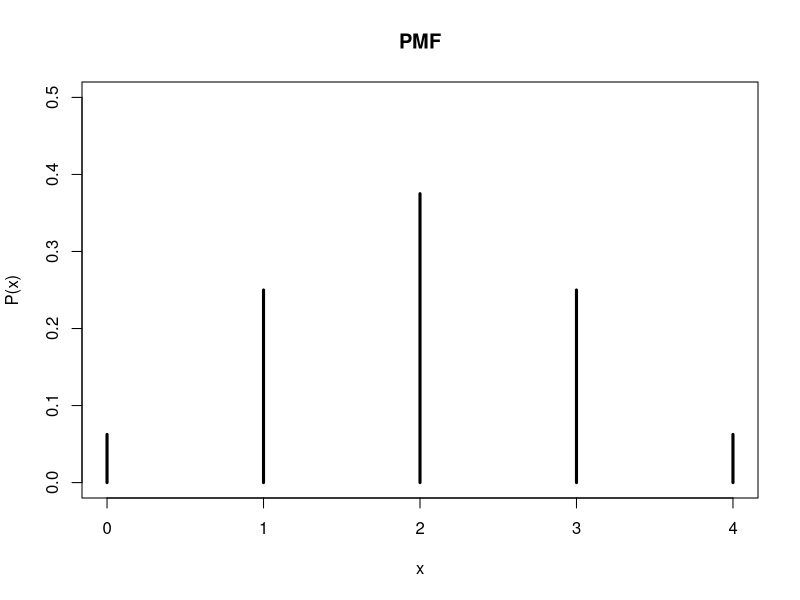
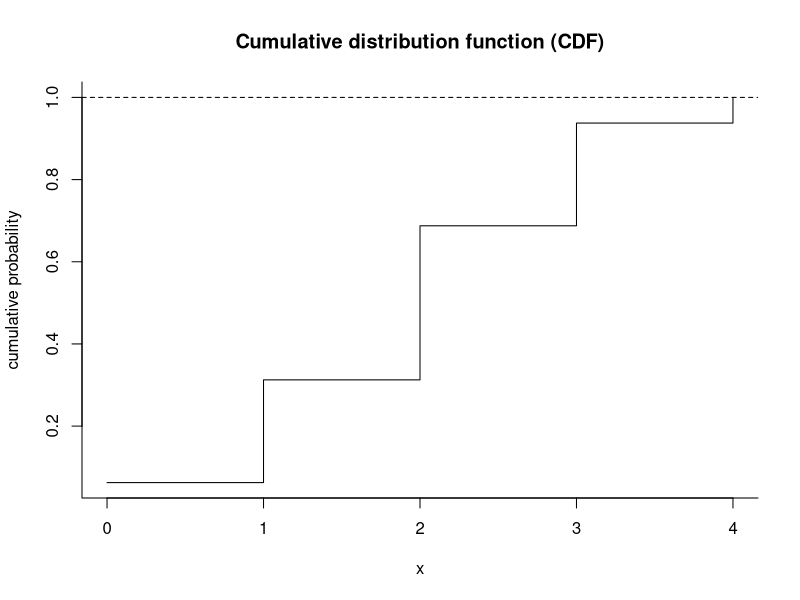

Here is the R script that generated these plots, in order:
## ---- chunk 1

#| label: fig-coin_pmf1

#| fig-cap: "e.g. P(X = 1): The probability of getting 1 head (HTTT, THTT, TTHT, TTTH) = 4/(2^4) = 0.25." 

# number of trials (n) 
n <- 4
# probability of success (p) for a fair coin
p <- 0.5

# possible number of heads (x) and the corresponding probabilities (pmf)
coin_tosses <- data.frame(Number_of_Heads = 0:n,
                          Probability = dbinom(0:n, size = n, prob = p))

# PMF plot 

plot(coin_tosses$Number_of_Heads, coin_tosses$Probability, 
     type = "h", lwd = 3, 
     xlab = "x", ylab = "P(x)", 
     main = "PMF", ylim = c(0, 0.5))

## ---- chunk 2
kableExtra::kable(coin_tosses)
## ---- chunk 3
coin_tosses$cdf <- cumsum(coin_tosses$Probability)

plot(coin_tosses$Number_of_Heads, coin_tosses$cdf, 
     type = 's', bty = "l", 
     xlab = 'x', ylab = 'cumulative probability',
     main = 'Cumulative distribution function (CDF)')
abline(h = 1, lty = 2)
